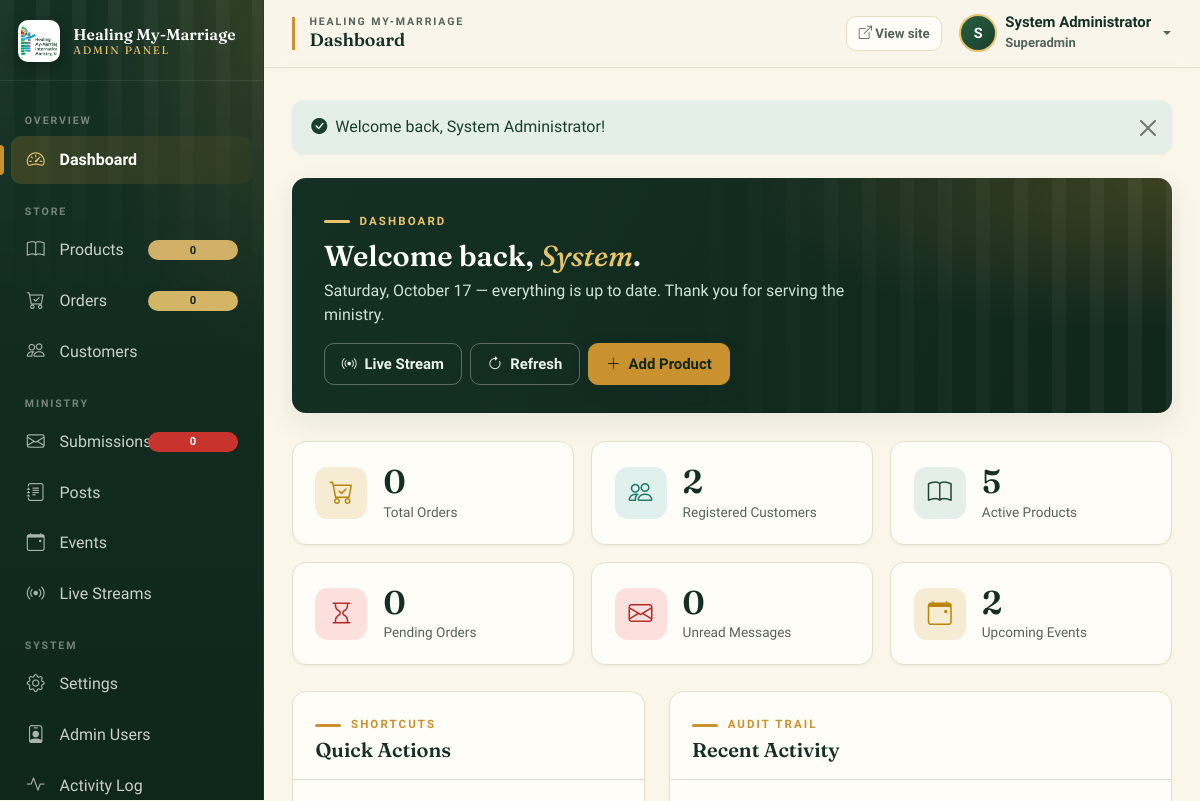
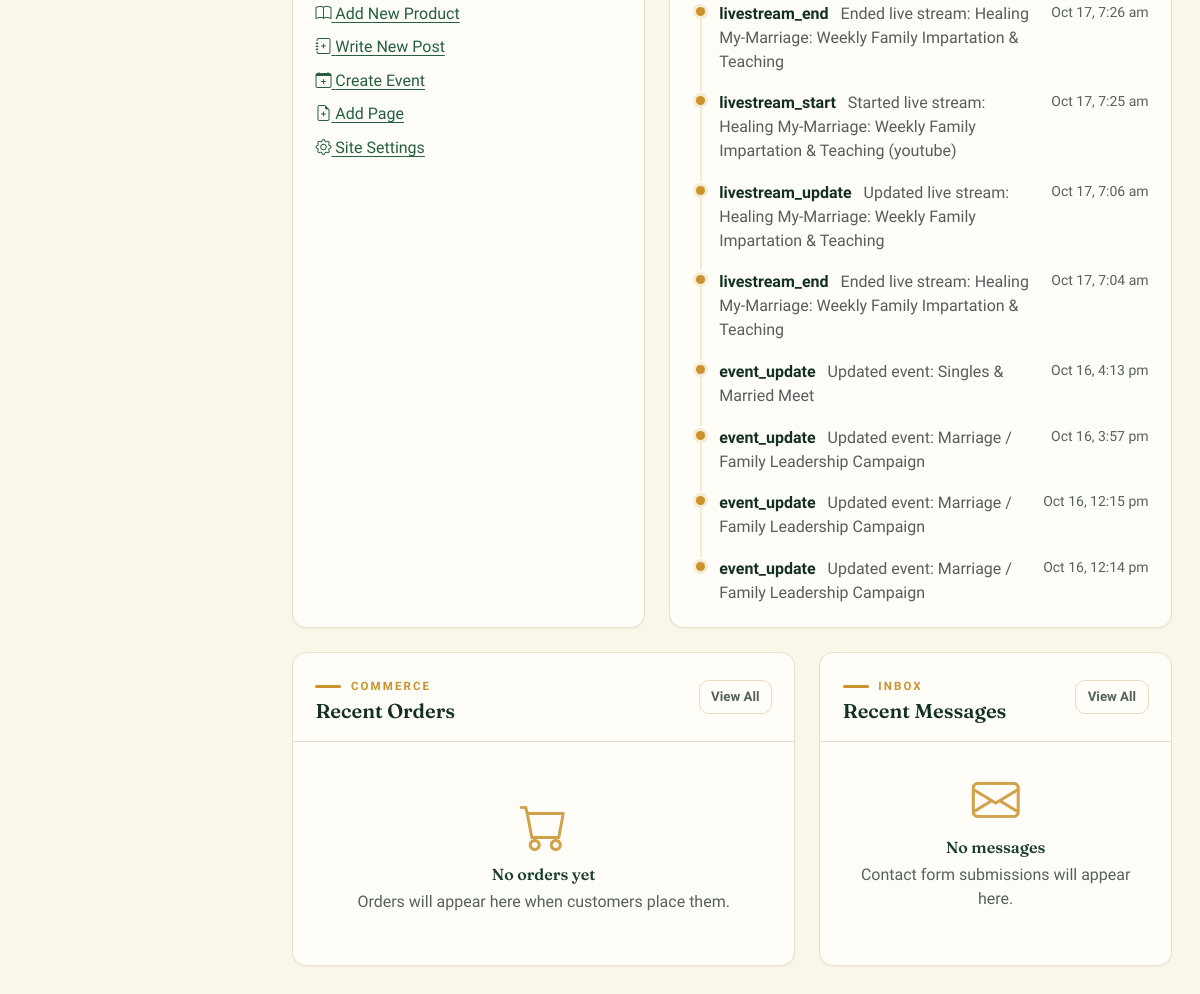
/admin/index.php (signed in), run on the app's committed database (2 pictures, top to bottom).
### tables this page shows
CREATE TABLE `activity_log` (
  `id` bigint(20) UNSIGNED NOT NULL,
  `user_id` int(10) UNSIGNED DEFAULT NULL,
  `user_type` enum('admin','customer') DEFAULT 'admin',
  `action` varchar(100) NOT NULL,
  `description` text DEFAULT '',
  `ip_address` varchar(45) DEFAULT '',
  `user_agent` text DEFAULT '',
  `created_at` datetime DEFAULT current_timestamp()
);

### admin/index.php (the view, shortened to what the rows shown need)
<?php
require_once __DIR__ . '/includes/header.php';
?>
<?php
$firstName = trim(explode(' ', $admin['full_name'])[0] ?? '');
?>
<div class="welcome-band">
    <div class="d-flex flex-wrap justify-content-between align-items-end gap-3">
        <div>
            <h2>Welcome back, <em><?= h($firstName) ?></em>.</h2>
        </div>
    </div>
</div>
<div class="row g-4 mb-4">
    <div class="col-md-7">
        <div class="card h-100">
            <div class="card-body">
                <?php
                $activities = Database::fetchAll("SELECT * FROM activity_log ORDER BY created_at DESC LIMIT 8");
                if ($activities): ?>
                <ul class="timeline mb-0">
                    <?php foreach ($activities as $a): ?>
                    <li>
                        <div class="d-flex justify-content-between gap-3">
                            <div>
                                <strong style="color:var(--forest-900);"><?= h($a['action']) ?></strong>
                                <span class="text-muted ms-2"><?= h($a['description']) ?></span>
                            </div>
                            <small class="text-muted flex-shrink-0"><?= fmt_date($a['created_at'], 'M j, g:i a') ?></small>
                        </div>
                    </li>
                    <?php endforeach; ?>
                </ul>
                <?php else: ?>
                <div class="empty-state py-4"><i class="bi bi-activity"></i><h6 class="mb-0">No recent activity</h6></div>
                <?php endif; ?>
            </div>
        </div>
    </div>
</div>
<?php require_once __DIR__ . '/includes/footer.php'; ?>

### admin/includes/header.php (shortened to what the rows shown need)
<?php
require_once __DIR__ . '/../../includes/auth.php';
require_once __DIR__ . '/../../includes/db.php';
$admin = admin_user();
?>
<!doctype html>
<html lang="en">
<head>
<link href="<?= h(asset('vendor/bootstrap/bootstrap.min.css')) ?>" rel="stylesheet">
<link href="<?= h(asset('vendor/bootstrap-icons/bootstrap-icons.min.css')) ?>" rel="stylesheet">
<link href="<?= h(asset('admin/css/admin.css')) ?>" rel="stylesheet">
</head>
<body>
<div class="admin-wrapper">
    <div class="admin-main">
        <header class="admin-topbar">
            <div class="d-flex align-items-center justify-content-between w-100 gap-3">
                <div class="d-flex align-items-center gap-2 gap-md-3">
                    <div class="dropdown">
                        <button class="btn btn-link p-0 d-flex align-items-center gap-2 dropdown-toggle text-decoration-none" type="button" data-bs-toggle="dropdown" aria-expanded="false">
                            <span class="avatar-circle"><?= h(strtoupper($admin['full_name'][0])) ?></span>
                            <span class="d-none d-md-inline text-start">
                                <span style="display:block; line-height:1.1; font-weight:600; color:var(--forest-900);"><?= h($admin['full_name']) ?></span>
                                <small style="color:var(--muted); text-transform:capitalize;"><?= h($admin['role']) ?></small>
                            </span>
                        </button>
                    </div>
                </div>
            </div>
        </header>
        <main class="admin-content">

### data on the page
activity_log: action "livestream_end", description "Ended live stream: Healing My-Marriage: Weekly Family Impartation & Teaching", created_at "Oct 17, 7:26 am"
activity_log: action "livestream_start", description "Started live stream: Healing My-Marriage: Weekly Family Impartation & Teaching (youtube)", created_at "Oct 17, 7:25 am"
activity_log: action "livestream_update", description "Updated live stream: Healing My-Marriage: Weekly Family Impartation & Teaching", created_at "Oct 17, 7:06 am"
activity_log: action "livestream_end", description "Ended live stream: Healing My-Marriage: Weekly Family Impartation & Teaching", created_at "Oct 17, 7:04 am"
activity_log: action "event_update", description "Updated event: Singles & Married Meet", created_at "Oct 16, 4:13 pm"
activity_log: action "event_update", description "Updated event: Marriage / Family Leadership Campaign", created_at "Oct 16, 3:57 pm"
activity_log: action "event_update", description "Updated event: Marriage / Family Leadership Campaign", created_at "Oct 16, 12:15 pm"
activity_log: action "event_update", description "Updated event: Marriage / Family Leadership Campaign", created_at "Oct 16, 12:14 pm"

### other printed values
$siteName "Healing My-Marriage"
$siteName "HEALING MY-MARRIAGE"
$page_title "Dashboard"
$admin['full_name'][0] "S"
$admin['full_name'] "System Administrator"
$admin['role'] "Superadmin"
$flash['message'] "Welcome back, System Administrator!"
$firstName "System"
$today "Saturday, October 17"
$stats['orders_total'] "0"
$stats['customers'] "2"
$stats['products'] "5"
$stats['orders_pending'] "0"
$stats['submissions_unread'] "0"
$stats['events_upcoming'] "2"
